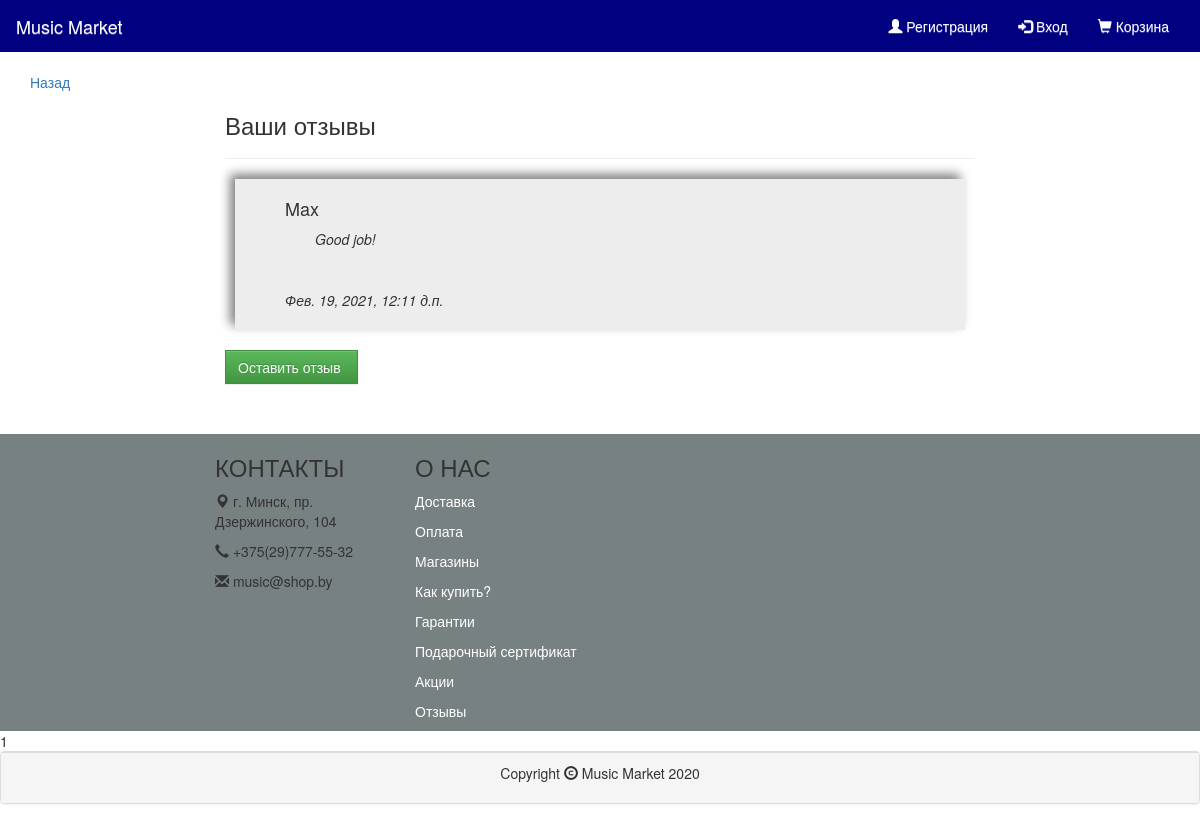
/review/, run on an earlier commit of the app's database.
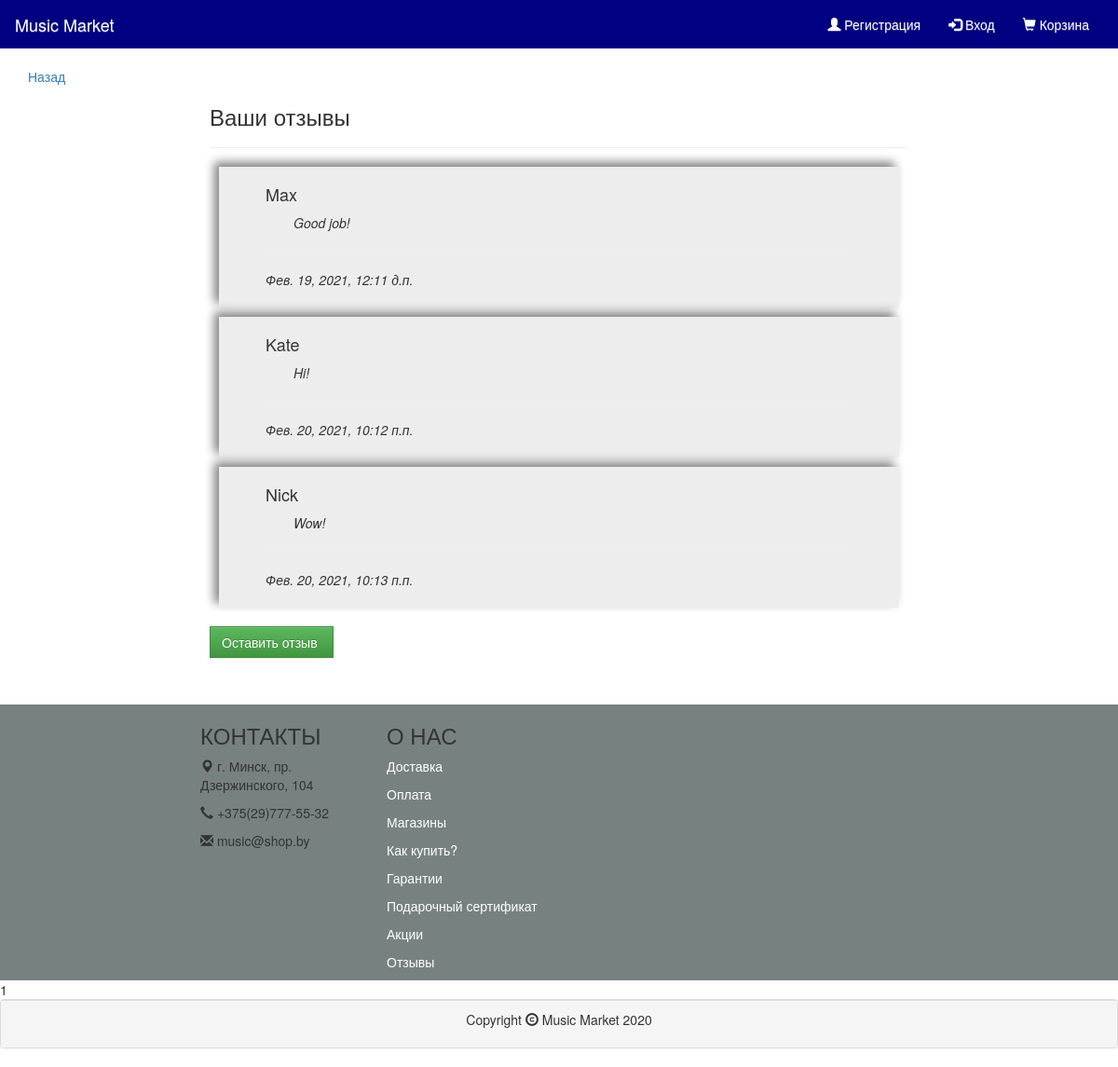
And on a later commit of the database.
### music_market/models.py (models this page shows, shortened)
class Review(models.Model):
    author = models.CharField(max_length=64)
    text = models.TextField()
    date = models.DateTimeField(default=timezone.now)
    class Meta:
        verbose_name = 'Отзыв'
        verbose_name_plural = 'Отзывы'

### music_market/views.py (the view)
# urls.py: path('review/', review, name='review'),
def review(request):
    reviews = Review.objects.all()
    return render(request, 'product/reviews.html', {'reviews': reviews,
                                                    })

### music_market/templates/product/reviews.html (shortened to what this page needs)
{% extends 'product/base.html' %}
{% block content %}
<div class="container">
    <a href="{{request.META.HTTP_REFERER}}">Назад</a>
    <div class="row">
        <div class="col-sm-2">
        </div>
         <div class="col-sm-8">
          <h3>Ваши отзывы</h3>
          <hr>
          {% for review in reviews %}
             <div class="comments" style="padding:10px 50px 10px 50px; margin-top:10px; background-color:#ededed">
                <h4>{{review.author}}</h4>
                <p style="padding-left:30px"><i>{{review.text}}</i></p>
                <hr>
                <p><i>{{review.date}}</i></p>
             </div>
          {% endfor %}
            <div style="text-align: left; border: 0px solid #666; margin-top:20px">
                       <a class="btn btn-success" style="border-radius: 0"
                          href="{% url 'add_review' %}">
                           Оставить отзыв </a>
            </div>
         </div>
        <div class="col-sm-2">
        </div>
    </div>
</div>
{% endblock %}

### music_market/templates/product/base.html (shortened to what this page needs)
{% load static %}
<!DOCTYPE html>
<html lang="en" xmlns:http="http://www.w3.org/1999/xhtml">
<head>
    <link rel="stylesheet" href="//maxcdn.bootstrapcdn.com/bootstrap/3.2.0/css/bootstrap.min.css">
    <link rel="stylesheet" href="//maxcdn.bootstrapcdn.com/bootstrap/3.2.0/css/bootstrap-theme.min.css">
    <link rel="stylesheet" href="{% static 'css/styles.css' %}">
</head>
<body>
<nav class="navbar navbar-intensive" style="border-radius: 0; background-color: #000080; border-color: #000080">
    <div class="container-fluid">
        <div class="navbar-header">
            <a class="navbar-brand" href="/" style="color: #FFFFFF">Music Market</a>
        </div>
        <div class="collapse navbar-collapse" id="myNavbar">
            <ul class="nav navbar-nav navbar-right" >
                <li><a href="{% url 'register'%}" style="background-color: #000080; color: #FFFFFF"><span class="glyphicon glyphicon-user"></span>
                    Регистрация </a></li>
                <li><a href="{% url 'login_user'%}" style="background-color: #000080; color: #FFFFFF"><span class="glyphicon glyphicon-log-in"></span>
                    Вход </a></li>
                <li><a href="{% url 'product_in_basket'%}" style="background-color: #000080; color: #FFFFFF">
                    <span class="glyphicon glyphicon-shopping-cart"></span>
                    Корзина
                </a></li>
            </ul>
        </div>
    </div>
</nav>
              {% block content %}
              {% endblock %}
<div class="container-fluid" style="background-color:#788182; margin-top: 50px">
        <div class="row">
            <div class="col-sm-2"></div>
            <div class="col-sm-2">
                <h3>КОНТАКТЫ</h3>
                <p><span class="glyphicon glyphicon-map-marker"></span> г. Минск, пр. Дзержинского, 104</p>
                <p><span class="glyphicon glyphicon-earphone"></span> +375(29)777-55-32</p>
                <p><span class="glyphicon glyphicon-envelope"></span> music@shop.by</p>
            </div>
            <div class="col-sm-4">
                 <h3>О НАС</h3>
                 <p><a href="{% url 'delivery' %}" style="color:white">Доставка</a></p>
                 <p><a href="#" style="color:white">Оплата</a></p>
                 <p><a href="#" style="color:white">Магазины</a></p>
                 <p><a href="#" style="color:white">Как купить?</a></p>
                 <p><a href="#" style="color:white">Гарантии</a></p>
                 <p><a href="#" style="color:white">Подарочный сертификат</a></p>
                 <p><a href="#" style="color:white">Акции</a></p>
                 <p><a href="{% url 'review' %}" style="color:white">Отзывы</a></p>
            </div>
        </div>
</div>
1
<div class="panel panel-default">
    <div class="panel-footer">
        <p class="text-center">Copyright <span class="glyphicon glyphicon-copyright-mark"></span>  Music Market 2020</p>
    </div>
</div>
</body>
</html>

### static/css/styles.css (style rules this page uses)
.comments { background-color:gray; padding-top: 10px; padding-left: 50px; margin: 10px; box-shadow: -5px -5px 10px gray; }

What changed in the data, as far as the page shows it:
added Review: author "Kate", text "Hi!", date "Фев. 20, 2021, 10:12 п.п."
added Review: author "Nick", text "Wow!", date "Фев. 20, 2021, 10:13 п.п."
